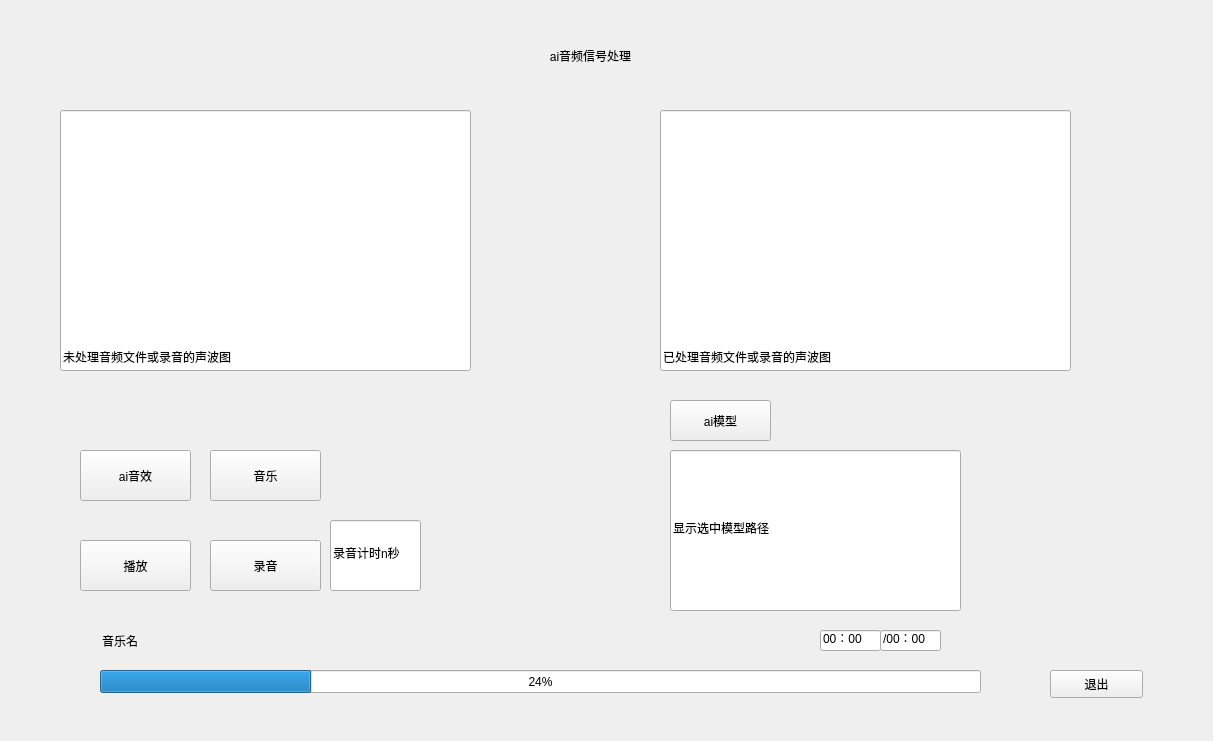
<?xml version="1.0" encoding="UTF-8"?>
<ui version="4.0">
 <class>MainWindow</class>
 <widget class="QMainWindow" name="MainWindow">
  <property name="geometry">
   <rect>
    <x>0</x>
    <y>0</y>
    <width>1213</width>
    <height>741</height>
   </rect>
  </property>
  <property name="windowTitle">
   <string>MainWindow</string>
  </property>
  <widget class="QWidget" name="centralwidget">
   <widget class="QPushButton" name="pushButton3">
    <property name="geometry">
     <rect>
      <x>210</x>
      <y>540</y>
      <width>111</width>
      <height>51</height>
     </rect>
    </property>
    <property name="text">
     <string>录音</string>
    </property>
   </widget>
   <widget class="QPushButton" name="pushButton_1">
    <property name="geometry">
     <rect>
      <x>670</x>
      <y>400</y>
      <width>101</width>
      <height>41</height>
     </rect>
    </property>
    <property name="text">
     <string>ai模型</string>
    </property>
   </widget>
   <widget class="QPushButton" name="pushButton_2">
    <property name="geometry">
     <rect>
      <x>210</x>
      <y>450</y>
      <width>111</width>
      <height>51</height>
     </rect>
    </property>
    <property name="text">
     <string>音乐</string>
    </property>
   </widget>
   <widget class="QPushButton" name="pushButton_7">
    <property name="geometry">
     <rect>
      <x>80</x>
      <y>540</y>
      <width>111</width>
      <height>51</height>
     </rect>
    </property>
    <property name="text">
     <string>播放</string>
    </property>
   </widget>
   <widget class="QPushButton" name="pushButton_5">
    <property name="geometry">
     <rect>
      <x>80</x>
      <y>450</y>
      <width>111</width>
      <height>51</height>
     </rect>
    </property>
    <property name="text">
     <string>ai音效</string>
    </property>
   </widget>
   <widget class="QPushButton" name="pushButton_6">
    <property name="geometry">
     <rect>
      <x>1050</x>
      <y>670</y>
      <width>93</width>
      <height>28</height>
     </rect>
    </property>
    <property name="text">
     <string>退出</string>
    </property>
   </widget>
   <widget class="QProgressBar" name="progressBar">
    <property name="geometry">
     <rect>
      <x>100</x>
      <y>670</y>
      <width>881</width>
      <height>23</height>
     </rect>
    </property>
    <property name="value">
     <number>24</number>
    </property>
   </widget>
   <widget class="QLineEdit" name="lineEdit">
    <property name="geometry">
     <rect>
      <x>820</x>
      <y>630</y>
      <width>61</width>
      <height>21</height>
     </rect>
    </property>
    <property name="text">
     <string>00：00</string>
    </property>
   </widget>
   <widget class="QLineEdit" name="lineEdit_2">
    <property name="geometry">
     <rect>
      <x>880</x>
      <y>630</y>
      <width>61</width>
      <height>21</height>
     </rect>
    </property>
    <property name="text">
     <string>/00：00</string>
    </property>
   </widget>
   <widget class="QLineEdit" name="lineEdit_7">
    <property name="geometry">
     <rect>
      <x>330</x>
      <y>520</y>
      <width>91</width>
      <height>71</height>
     </rect>
    </property>
    <property name="text">
     <string>录音计时n秒</string>
    </property>
   </widget>
   <widget class="QLabel" name="label1">
    <property name="geometry">
     <rect>
      <x>100</x>
      <y>610</y>
      <width>121</width>
      <height>61</height>
     </rect>
    </property>
    <property name="text">
     <string>音乐名</string>
    </property>
    <property name="textFormat">
     <enum>Qt::PlainText</enum>
    </property>
    <property name="wordWrap">
     <bool>false</bool>
    </property>
    <property name="indent">
     <number>2</number>
    </property>
    <property name="openExternalLinks">
     <bool>false</bool>
    </property>
   </widget>
   <widget class="QLineEdit" name="tubiao1">
    <property name="geometry">
     <rect>
      <x>60</x>
      <y>110</y>
      <width>411</width>
      <height>261</height>
     </rect>
    </property>
    <property name="text">
     <string>未处理音频文件或录音的声波图</string>
    </property>
    <property name="alignment">
     <set>Qt::AlignBottom|Qt::AlignLeading|Qt::AlignLeft</set>
    </property>
   </widget>
   <widget class="QLineEdit" name="tubiao2">
    <property name="geometry">
     <rect>
      <x>660</x>
      <y>110</y>
      <width>411</width>
      <height>261</height>
     </rect>
    </property>
    <property name="text">
     <string>已处理音频文件或录音的声波图</string>
    </property>
    <property name="alignment">
     <set>Qt::AlignBottom|Qt::AlignLeading|Qt::AlignLeft</set>
    </property>
   </widget>
   <widget class="QLabel" name="title">
    <property name="geometry">
     <rect>
      <x>350</x>
      <y>30</y>
      <width>481</width>
      <height>51</height>
     </rect>
    </property>
    <property name="text">
     <string>ai音频信号处理</string>
    </property>
    <property name="textFormat">
     <enum>Qt::AutoText</enum>
    </property>
    <property name="alignment">
     <set>Qt::AlignCenter</set>
    </property>
    <property name="wordWrap">
     <bool>false</bool>
    </property>
    <property name="indent">
     <number>-1</number>
    </property>
    <property name="openExternalLinks">
     <bool>false</bool>
    </property>
   </widget>
   <widget class="QLineEdit" name="lineEdit_6">
    <property name="geometry">
     <rect>
      <x>670</x>
      <y>450</y>
      <width>291</width>
      <height>161</height>
     </rect>
    </property>
    <property name="text">
     <string>显示选中模型路径</string>
    </property>
   </widget>
  </widget>
 </widget>
 <resources/>
 <connections/>
</ui>
